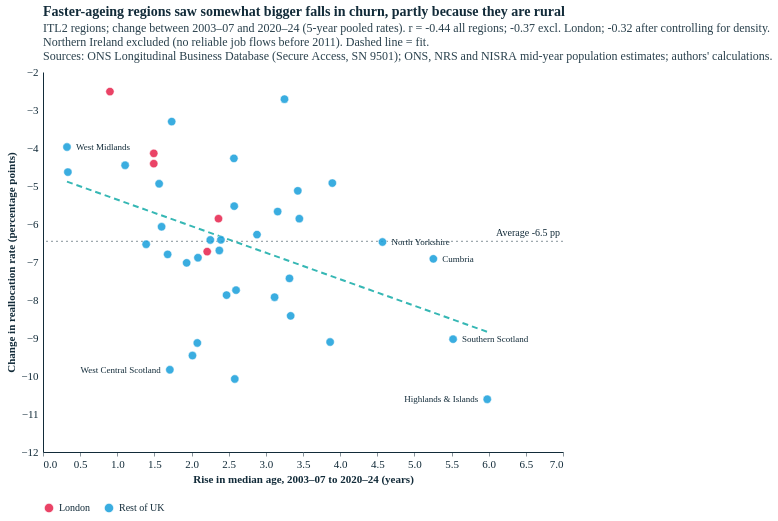

The notebook cell this image was saved under:
### Code cell
# chart: long differences, 2003-07 -> 2020-24
d = ld.reset_index().assign(group=lambda x: np.where(LONDON(x), "London", "Rest of UK"))
lr = ld_rows[0]
XS = alt.Scale(domain=[0, float(np.ceil(d.d_median.max() + 0.5))], zero=False, nice=False)
YS = alt.Scale(domain=[float(np.floor(d.d_realloc.min() - 0.5)), float(np.ceil(d.d_realloc.max() + 0.5))], zero=False, nice=False)
b = np.polyfit(d.d_median, d.d_realloc, 1); fx = np.array([d.d_median.min(), d.d_median.max()])
labs = place_labels(d, "d_median", "d_realloc", XS, YS, 520, 380, max_labels=6, max_len=22)
ldc = alt.layer(
    alt.Chart(pd.DataFrame({"v": [d.d_realloc.mean()]})).mark_rule(strokeDash=[2, 3], color=TXT, opacity=0.5).encode(y=alt.Y("v:Q", scale=YS)),
    alt.Chart(pd.DataFrame({"x": [XS.domain[1]], "y": [d.d_realloc.mean()]})).mark_text(align="right", baseline="bottom", dx=-3, dy=-3, fontSize=10, color=TXT)
       .encode(x=alt.X("x:Q", scale=XS), y=alt.Y("y:Q", scale=YS), text=alt.value(f"Average {d.d_realloc.mean():.1f} pp")),
    alt.Chart(pd.DataFrame({"x": fx, "y": np.polyval(b, fx)})).mark_line(color=ECO["turquoise"], strokeWidth=2, strokeDash=[6, 4])
       .encode(x=alt.X("x:Q", scale=XS), y=alt.Y("y:Q", scale=YS)),
    alt.Chart(d).mark_circle(size=70, opacity=0.85, stroke="white", strokeWidth=0.6).encode(
        x=alt.X("d_median:Q", scale=XS, title="Rise in median age, 2003–07 to 2020–24 (years)"),
        y=alt.Y("d_realloc:Q", scale=YS, title="Change in reallocation rate (percentage points)"),
        color=alt.Color("group:N", scale=alt.Scale(domain=["London", "Rest of UK"], range=[ECO["red"], ECO["blue-light"]]),
                        legend=alt.Legend(title=None, orient="bottom")),
        tooltip=[alt.Tooltip("itl2_name:N", title="Region"), alt.Tooltip("d_median:Q", format=".1f", title="Rise in median age"),
                 alt.Tooltip("d_realloc:Q", format=".1f", title="Change in reallocation (pp)")]),
    *[alt.Chart(labs.iloc[[i]]).mark_text(align=r["align"], dx=r["dx"], fontSize=9, color=TXT)
        .encode(x=alt.X("d_median:Q", scale=XS), y=alt.Y("d_realloc:Q", scale=YS), text="short:N") for i, r in labs.iterrows()],
).properties(title=alt.Title("Faster-ageing regions saw somewhat bigger falls in churn, partly because they are rural",
    subtitle=[f"ITL2 regions; change between 2003–07 and 2020–24 (5-year pooled rates). r = {lr['r Δmedian, all']:.2f} all regions; "
              f"{lr['r Δmedian, excl. London']:.2f} excl. London; {lr['partial | density, excl. London']:.2f} after controlling for density.",
              "Northern Ireland excluded (no reliable job flows before 2011). Dashed line = fit.", SOURCE]))
styles.save(ldc, str(FIG), "reallocation_ageing_change", width=520, height=380)
ldc.properties(width=520, height=380)

### Figure 1 — Vega-Lite specification as saved in the notebook (floating-point values rounded to 4 significant figures)
{"config": {"background": "#fff", "font": "Circular Std", "text": {"color": "#122b39", "font": "Circular Std", "align": "left", "dx": 7, "dy": 0, "fontSize": 11}, "view": {"stroke": null, "continuousWidth": 350, "continuousHeight": 280, "discreteWidth": 400, "discreteHeight": 300}, "bar": {"color": "#179fdb"}, "line": {"color": "#e6224b"}, "rule": {"color": "#122b39"}, "point": {"filled": true, "size": 80, "color": "#e6224b", "opacity": 0.95}, "geoshape": {"stroke": "white", "strokeWidth": 0.3}, "axis": {"labelColor": "#122b39", "labelFontSize": 11, "labelFont": "Circular Std", "tickColor": "#122b39", "tickOpacity": 0.5, "domainColor": "#122b39", "domainOpacity": 1, "gridColor": "#122b39", "gridDash": [2, 2], "gridOpacity": 0.5, "title": null, "titleColor": "#122b39", "tickSize": 4, "grid": false, "domain": true}, "axisXDiscrete": {"grid": false, "labelAngle": 0, "tickCount": 10, "tickOpacity": 0.5, "title": null}, "axisYDiscrete": {"ticks": false, "labelPadding": 5, "grid": false}, "axisXTemporal": {"grid": false, "ticks": true}, "axisXQuantitative": {"grid": false}, "axisYQuantitative": {"gridColor": "#122b39", "gridDash": [1, 5], "gridOpacity": 0.5, "ticks": false, "labelPadding": 5, "tickCount": 8, "grid": false}, "title": {"color": "#122b39", "subtitleColor": "#122b39E6", "font": "Circular Std", "subtitleFont": "Circular Std", "anchor": "start", "frame": "group", "fontSize": 14, "subtitleFontSize": 12, "subtitlePadding": 4, "offset": 0}, "legend": {"titleColor": "#122b39", "labelColor": "#122b39"}}, "layer": [{"data": {"name": "data-dedd5edb0e648e1ddce41dd8457aece7"}, "mark": {"type": "rule", "color": "#122b39", "opacity": 0.5, "strokeDash": [2, 3]}, "encoding": {"y": {"field": "v", "scale": {"domain": [-12.0, -2.0], "nice": false, "zero": false}, "type": "quantitative"}}}, {"data": {"name": "data-8771bcc9b4f3c75f237a80195cb42bda"}, "mark": {"type": "text", "align": "right", "baseline": "bottom", "color": "#122b39", "dx": -3, "dy": -3, "fontSize": 10}, "encoding": {"text": {"value": "Average -6.5 pp"}, "x": {"field": "x", "scale": {"domain": [0, 7.0], "nice": false, "zero": false}, "type": "quantitative"}, "y": {"field": "y", "scale": {"domain": [-12.0, -2.0], "nice": false, "zero": false}, "type": "quantitative"}}}, {"data": {"name": "data-8272e54e063d73c73d15cbd6a0d311ff"}, "mark": {"type": "line", "color": "#36b7b4", "strokeDash": [6, 4], "strokeWidth": 2}, "encoding": {"x": {"field": "x", "scale": {"domain": [0, 7.0], "nice": false, "zero": false}, "type": "quantitative"}, "y": {"field": "y", "scale": {"domain": [-12.0, -2.0], "nice": false, "zero": false}, "type": "quantitative"}}}, {"data": {"name": "data-d7263b65d065e1021035d12ec613747b"}, "mark": {"type": "circle", "opacity": 0.85, "size": 70, "stroke": "white", "strokeWidth": 0.6}, "encoding": {"color": {"field": "group", "legend": {"orient": "bottom", "title": null}, "scale": {"domain": ["London", "Rest of UK"], "range": ["#e6224b", "#179fdb"]}, "type": "nominal"}, "tooltip": [{"field": "itl2_name", "title": "Region", "type": "nominal"}, {"field": "d_median", "format": ".1f", "title": "Rise in median age", "type": "quantitative"}, {"field": "d_realloc", "format": ".1f", "title": "Change in reallocation (pp)", "type": "quantitative"}], "x": {"field": "d_median", "scale": {"domain": [0, 7.0], "nice": false, "zero": false}, "title": "Rise in median age, 2003–07 to 2020–24 (years)", "type": "quantitative"}, "y": {"field": "d_realloc", "scale": {"domain": [-12.0, -2.0], "nice": false, "zero": false}, "title": "Change in reallocation rate (percentage points)", "type": "quantitative"}}}, {"data": {"name": "data-bfaf5442f8e7ecc2e554a2a47ee4e48d"}, "mark": {"type": "text", "align": "right", "color": "#122b39", "dx": -9.0, "fontSize": 9}, "encoding": {"text": {"field": "short", "type": "nominal"}, "x": {"field": "d_median", "scale": {"domain": [0, 7.0], "nice": false, "zero": false}, "type": "quantitative"}, "y": {"field": "d_realloc", "scale": {"domain": [-12.0, -2.0], "nice": false, "zero": false}, "type": "quantitative"}}}, {"data": {"name": "data-b94010dd5f194ca9032a6fc5bb851d62"}, "mark": {"type": "text", "align": "left", "color": "#122b39", "dx": 9.0, "fontSize": 9}, "encoding": {"text": {"field": "short", "type": "nominal"}, "x": {"field": "d_median", "scale": {"domain": [0, 7.0], "nice": false, "zero": false}, "type": "quantitative"}, "y": {"field": "d_realloc", "scale": {"domain": [-12.0, -2.0], "nice": false, "zero": false}, "type": "quantitative"}}}, {"data": {"name": "data-8aa804d0ad816533c699540e7ff3dff2"}, "mark": {"type": "text", "align": "left", "color": "#122b39", "dx": 9.0, "fontSize": 9}, "encoding": {"text": {"field": "short", "type": "nominal"}, "x": {"field": "d_median", "scale": {"domain": [0, 7.0], "nice": false, "zero": false}, "type": "quantitative"}, "y": {"field": "d_realloc", "scale": {"domain": [-12.0, -2.0], "nice": false, "zero": false}, "type": "quantitative"}}}, {"data": {"name": "data-0004d2fa2d1afb935a5b2e0e220a44d1"}, "mark": {"type": "text", "align": "left", "color": "#122b39", "dx": 9.0, "fontSize": 9}, "encoding": {"text": {"field": "short", "type": "nominal"}, "x": {"field": "d_median", "scale": {"domain": [0, 7.0], "nice": false, "zero": false}, "type": "quantitative"}, "y": {"field": "d_realloc", "scale": {"domain": [-12.0, -2.0], "nice": false, "zero": false}, "type": "quantitative"}}}, {"data": {"name": "data-d6f126ff6f978e468ca8fbdbda364915"}, "mark": {"type": "text", "align": "right", "color": "#122b39", "dx": -9.0, "fontSize": 9}, "encoding": {"text": {"field": "short", "type": "nominal"}, "x": {"field": "d_median", "scale": {"domain": [0, 7.0], "nice": false, "zero": false}, "type": "quantitative"}, "y": {"field": "d_realloc", "scale": {"domain": [-12.0, -2.0], "nice": false, "zero": false}, "type": "quantitative"}}}, {"data": {"name": "data-6b5b205dd4d41d949f88ff0ff4262b66"}, "mark": {"type": "text", "align": "left", "color": "#122b39", "dx": 9.0, "fontSize": 9}, "encoding": {"text": {"field": "short", "type": "nominal"}, "x": {"field": "d_median", "scale": {"domain": [0, 7.0], "nice": false, "zero": false}, "type": "quantitative"}, "y": {"field": "d_realloc", "scale": {"domain": [-12.0, -2.0], "nice": false, "zero": false}, "type": "quantitative"}}}], "height": 380, "title": {"text": "Faster-ageing regions saw somewhat bigger falls in churn, partly because they are rural", "subtitle": ["ITL2 regions; change between 2003–07 and 2020–24 (5-year pooled rates). r = -0.44 all regions; -0.37 excl. London; -0.32 after controlling for density.", "Northern Ireland excluded (no reliable job flows before 2011). Dashed line = fit.", "Sources: ONS Longitudinal Business Database (Secure Access, SN 9501); ONS, NRS and NISRA mid-year population estimates; authors' calculations."]}, "width": 520, "$schema": "https://vega.github.io/schema/vega-lite/v5.20.1.json", "datasets": {"data-dedd5edb0e648e1ddce41dd8457aece7": [{"v": -6.456}], "data-8771bcc9b4f3c75f237a80195cb42bda": [{"x": 7.0, "y": -6.456}], "data-8272e54e063d73c73d15cbd6a0d311ff": [{"x": 0.3228, "y": -4.885}, {"x": 5.98, "y": -8.837}], "data-d7263b65d065e1021035d12ec613747b": [{"itl2_code": "TLC1", "d_realloc": -4.273, "d_median": 2.57, "d_65": 4.192, "log_pwd": 7.979, "itl2_name": "Tees Valley and Durham", "group": "Rest of UK"}, {"itl2_code": "TLC2", "d_realloc": -9.13, "d_median": 2.077, "d_65": 3.648, "log_pwd": 8.238, "itl2_name": "Northumberland, and Tyne and Wear", "group": "Rest of UK"}, {"itl2_code": "TLD1", "d_realloc": -6.917, "d_median": 5.255, "d_65": 5.852, "log_pwd": 7.533, "itl2_name": "Cumbria", "group": "Rest of UK"}, {"itl2_code": "TLD3", "d_realloc": -4.634, "d_median": 0.3351, "d_65": 1.267, "log_pwd": 8.489, "itl2_name": "Greater Manchester", "group": "Rest of UK"}, {"itl2_code": "TLD4", "d_realloc": -6.418, "d_median": 2.395, "d_65": 3.579, "log_pwd": 8.155, "itl2_name": "Lancashire", "group": "Rest of UK"}, {"itl2_code": "TLD6", "d_realloc": -5.127, "d_median": 3.43, "d_65": 4.684, "log_pwd": 7.922, "itl2_name": "Cheshire", "group": "Rest of UK"}, {"itl2_code": "TLD7", "d_realloc": -4.941, "d_median": 1.563, "d_65": 2.781, "log_pwd": 8.471, "itl2_name": "Merseyside", "group": "Rest of UK"}, {"itl2_code": "TLE1", "d_realloc": -5.86, "d_median": 3.451, "d_65": 4.684, "log_pwd": 8.076, "itl2_name": "East Yorkshire and Northern Lincolnshire", "group": "Rest of UK"}, {"itl2_code": "TLE2", "d_realloc": -6.474, "d_median": 4.57, "d_65": 5.607, "log_pwd": 7.666, "itl2_name": "North Yorkshire", "group": "Rest of UK"}, {"itl2_code": "TLE3", "d_realloc": -4.453, "d_median": 1.106, "d_65": 2.418, "log_pwd": 8.152, "itl2_name": "South Yorkshire", "group": "Rest of UK"}, {"itl2_code": "TLE4", "d_realloc": -6.533, "d_median": 1.389, "d_65": 2.06, "log_pwd": 8.286, "itl2_name": "West Yorkshire", "group": "Rest of UK"}, {"itl2_code": "TLF1", "d_realloc": -6.42, "d_median": 2.252, "d_65": 3.542, "log_pwd": 8.098, "itl2_name": "Derbyshire and Nottinghamshire", "group": "Rest of UK"}, {"itl2_code": "TLF2", "d_realloc": -3.305, "d_median": 1.732, "d_65": 3.228, "log_pwd": 8.234, "itl2_name": "Leicestershire, Rutland and Northamptonshire", "group": "Rest of UK"}, {"itl2_code": "TLF3", "d_realloc": -7.926, "d_median": 3.117, "d_65": 4.422, "log_pwd": 7.499, "itl2_name": "Lincolnshire", "group": "Rest of UK"}, {"itl2_code": "TLG1", "d_realloc": -2.715, "d_median": 3.251, "d_65": 5.145, "log_pwd": 7.781, "itl2_name": "Herefordshire, Worcestershire and Warwickshire", "group": "Rest of UK"}, {"itl2_code": "TLG2", "d_realloc": -7.431, "d_median": 3.318, "d_65": 5.243, "log_pwd": 7.852, "itl2_name": "Shropshire and Staffordshire", "group": "Rest of UK"}, {"itl2_code": "TLG3", "d_realloc": -3.975, "d_median": 0.3228, "d_65": 0.2081, "log_pwd": 8.585, "itl2_name": "West Midlands", "group": "Rest of UK"}, {"itl2_code": "TLH1", "d_realloc": -7.74, "d_median": 2.599, "d_65": 4.03, "log_pwd": 7.759, "itl2_name": "East Anglia", "group": "Rest of UK"}, {"itl2_code": "TLH2", "d_realloc": -6.072, "d_median": 1.596, "d_65": 1.998, "log_pwd": 8.269, "itl2_name": "Bedfordshire and Hertfordshire", "group": "Rest of UK"}, {"itl2_code": "TLH3", "d_realloc": -7.023, "d_median": 1.934, "d_65": 3.131, "log_pwd": 8.139, "itl2_name": "Essex", "group": "Rest of UK"}, {"itl2_code": "TLI3", "d_realloc": -4.412, "d_median": 1.491, "d_65": 0.9909, "log_pwd": 9.573, "itl2_name": "Inner London - West", "group": "London"}, {"itl2_code": "TLI4", "d_realloc": -4.141, "d_median": 1.491, "d_65": -0.4148, "log_pwd": 9.603, "itl2_name": "Inner London - East", "group": "London"}, {"itl2_code": "TLI5", "d_realloc": -2.515, "d_median": 0.9011, "d_65": -0.6173, "log_pwd": 9.017, "itl2_name": "Outer London - East and North East", "group": "London"}, {"itl2_code": "TLI6", "d_realloc": -6.727, "d_median": 2.21, "d_65": 1.136, "log_pwd": 8.836, "itl2_name": "Outer London - South", "group": "London"}, {"itl2_code": "TLI7", "d_realloc": -5.859, "d_median": 2.362, "d_65": 1.105, "log_pwd": 8.968, "itl2_name": "Outer London - West and North West", "group": "London"}, {"itl2_code": "TLJ1", "d_realloc": -6.696, "d_median": 2.374, "d_65": 3.176, "log_pwd": 8.11, "itl2_name": "Berkshire, Buckinghamshire and Oxfordshire", "group": "Rest of UK"}, {"itl2_code": "TLJ2", "d_realloc": -10.08, "d_median": 2.582, "d_65": 2.711, "log_pwd": 8.181, "itl2_name": "Surrey, East and West Sussex", "group": "Rest of UK"}, {"itl2_code": "TLJ3", "d_realloc": -6.279, "d_median": 2.881, "d_65": 4.248, "log_pwd": 8.276, "itl2_name": "Hampshire and Isle of Wight", "group": "Rest of UK"}, {"itl2_code": "TLJ4", "d_realloc": -9.462, "d_median": 2.012, "d_65": 3.283, "log_pwd": 8.156, "itl2_name": "Kent", "group": "Rest of UK"}, {"itl2_code": "TLK1", "d_realloc": -6.799, "d_median": 1.678, "d_65": 3.102, "log_pwd": 8.187, "itl2_name": "Gloucestershire, Wiltshire and Bath/Bristol area", "group": "Rest of UK"}, {"itl2_code": "TLK2", "d_realloc": -4.923, "d_median": 3.895, "d_65": 4.508, "log_pwd": 7.938, "itl2_name": "Dorset and Somerset", "group": "Rest of UK"}, {"itl2_code": "TLK3", "d_realloc": -9.107, "d_median": 3.865, "d_65": 5.359, "log_pwd": 7.38, "itl2_name": "Cornwall and Isles of Scilly", "group": "Rest of UK"}, {"itl2_code": "TLK4", "d_realloc": -8.417, "d_median": 3.334, "d_65": 4.462, "log_pwd": 8.0, "itl2_name": "Devon", "group": "Rest of UK"}, {"itl2_code": "TLL1", "d_realloc": -5.673, "d_median": 3.159, "d_65": 4.296, "log_pwd": 7.444, "itl2_name": "West Wales and The Valleys", "group": "Rest of UK"}, {"itl2_code": "TLL2", "d_realloc": -6.887, "d_median": 2.086, "d_65": 3.633, "log_pwd": 8.088, "itl2_name": "East Wales", "group": "Rest of UK"}, {"itl2_code": "TLM5", "d_realloc": -5.53, "d_median": 2.574, "d_65": 4.117, "log_pwd": 8.084, "itl2_name": "North Eastern Scotland", "group": "Rest of UK"}, {"itl2_code": "TLM6", "d_realloc": -10.61, "d_median": 5.98, "d_65": 6.612, "log_pwd": 7.341, "itl2_name": "Highlands and Islands", "group": "Rest of UK"}, {"itl2_code": "TLM7", "d_realloc": -7.871, "d_median": 2.471, "d_65": 3.499, "log_pwd": 8.392, "itl2_name": "Eastern Scotland", "group": "Rest of UK"}, {"itl2_code": "TLM8", "d_realloc": -9.836, "d_median": 1.708, "d_65": 2.139, "log_pwd": 8.56, "itl2_name": "West Central Scotland", "group": "Rest of UK"}, {"itl2_code": "TLM9", "d_realloc": -9.03, "d_median": 5.52, "d_65": 5.844, "log_pwd": 7.977, "itl2_name": "Southern Scotland", "group": "Rest of UK"}], "data-bfaf5442f8e7ecc2e554a2a47ee4e48d": [{"itl2_code": "TLM6", "d_realloc": -10.61, "d_median": 5.98, "d_65": 6.612, "log_pwd": 7.341, "itl2_name": "Highlands and Islands", "group": "Rest of UK", "px": 444.2, "py": 327.2, "short": "Highlands & Islands", "rad": 4.0, "prio": 3.375, "align": "right", "dx": -9.0}], "data-b94010dd5f194ca9032a6fc5bb851d62": [{"itl2_code": "TLM9", "d_realloc": -9.03, "d_median": 5.52, "d_65": 5.844, "log_pwd": 7.977, "itl2_name": "Southern Scotland", "group": "Rest of UK", "px": 410.1, "py": 267.2, "short": "Southern Scotland", "rad": 4.0, "prio": 2.643, "align": "left", "dx": 9.0}], "data-8aa804d0ad816533c699540e7ff3dff2": [{"itl2_code": "TLG3", "d_realloc": -3.975, "d_median": 0.3228, "d_65": 0.2081, "log_pwd": 8.585, "itl2_name": "West Midlands", "group": "Rest of UK", "px": 23.98, "py": 75.04, "short": "West Midlands", "rad": 4.0, "prio": 2.15, "align": "left", "dx": 9.0}], "data-0004d2fa2d1afb935a5b2e0e220a44d1": [{"itl2_code": "TLD1", "d_realloc": -6.917, "d_median": 5.255, "d_65": 5.852, "log_pwd": 7.533, "itl2_name": "Cumbria", "group": "Rest of UK", "px": 390.4, "py": 186.8, "short": "Cumbria", "rad": 4.0, "prio": 2.119, "align": "left", "dx": 9.0}], "data-d6f126ff6f978e468ca8fbdbda364915": [{"itl2_code": "TLM8", "d_realloc": -9.836, "d_median": 1.708, "d_65": 2.139, "log_pwd": 8.56, "itl2_name": "West Central Scotland", "group": "Rest of UK", "px": 126.9, "py": 297.8, "short": "West Central Scotland", "rad": 4.0, "prio": 1.805, "align": "right", "dx": -9.0}], "data-6b5b205dd4d41d949f88ff0ff4262b66": [{"itl2_code": "TLE2", "d_realloc": -6.474, "d_median": 4.57, "d_65": 5.607, "log_pwd": 7.666, "itl2_name": "North Yorkshire", "group": "Rest of UK", "px": 339.5, "py": 170.0, "short": "North Yorkshire", "rad": 4.0, "prio": 1.569, "align": "left", "dx": 9.0}]}}
